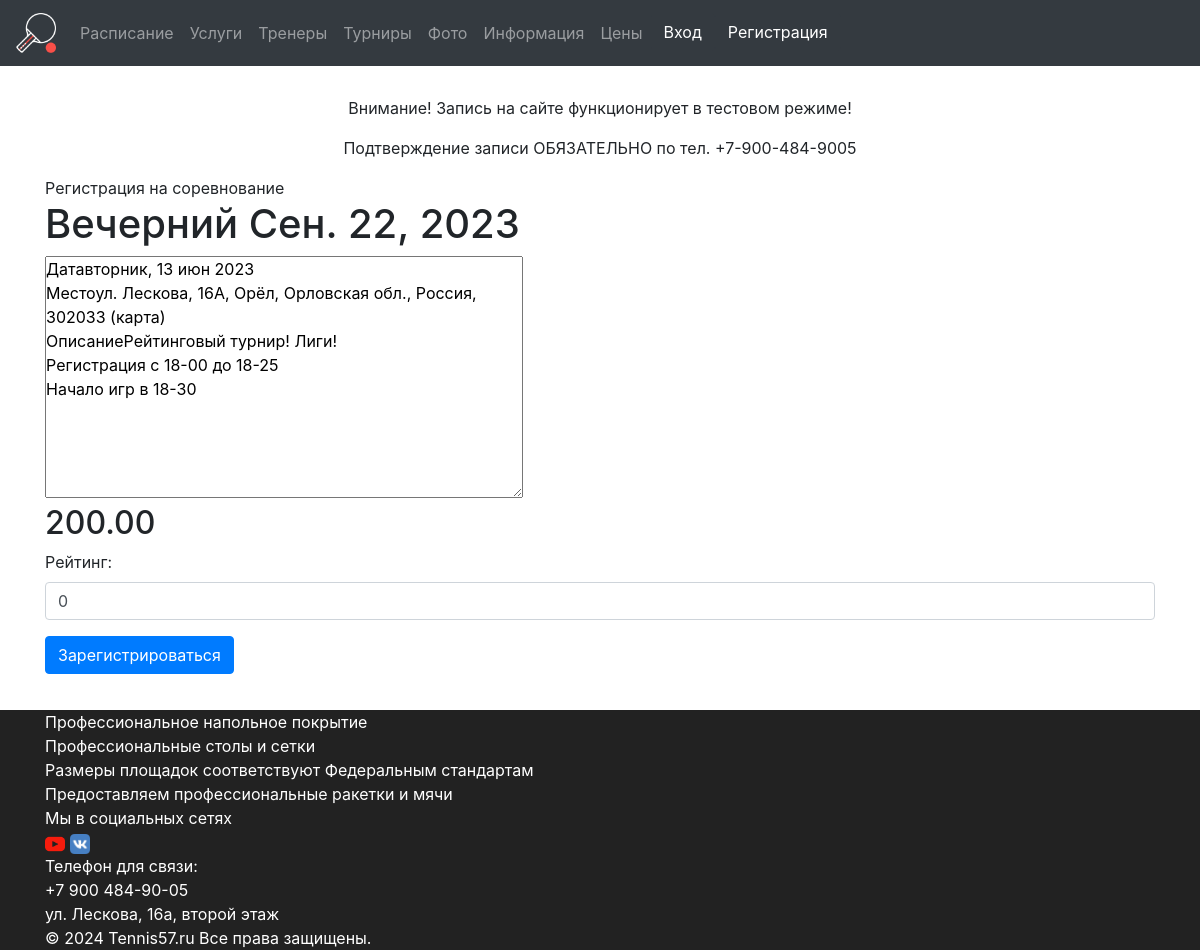
Screenshot of /competitionlistview/4/ with the database file from the repository.
### main/models.py (models this page shows, shortened)
class Competition(models.Model):
    title = models.CharField(max_length=100, verbose_name='Название соревнований')
    describe = models.TextField(verbose_name='Описание', blank=True)
    data = models.DateField(verbose_name='Дата соревнований', default=timezone.now)
    price = models.DecimalField(verbose_name='Цена', max_digits=10, decimal_places=2)
    class Meta:
        verbose_name = 'Соревнование'
        verbose_name_plural = 'Соревнования'
        ordering = ['data']

### main/views.py (the view)
# urls.py: path('competitionlistview/<int:pk>/', CompetitionDetailView.as_view(), name='competition_detail'),
class CompetitionDetailView(DetailView):
    model = Competition
    pk_url_kwarg = 'pk'
    template_name = 'main/our_competition_detail.html'
    extra_context = {'form': RegistrationCompetitionForm}

### templates/main/our_competition_detail.html (shortened to what this page needs)
{% extends 'base.html' %}
{% load static %}
{% block content %}
<div class="container">
    <div class="row">
        <div class="col" style="background-color: #ffffff; ">
            Регистрация на соревнование
            <h1>{{ competition.title }} {{ competition.data }}</h1>
            <textarea rows="10" cols="45"  readonly="true">{{ competition.describe }}</textarea>
            <h2>{{ competition.price }}</h2>
            <form action="registration" method="post">
                    <div class="form-group"  >
                        {{ form.as_p }}
                        <button type="submit" class="btn btn-primary">Зарегистрироваться</button>
                    </div>
                </form>
        </div>
    </div>
</div>
{% endblock %}

### static/css/our-css.css (style rules this page uses)
* { margin: 0; padding: 0; }

### rows the page displays
Competition: title "Вечерний", data "Сен. 22, 2023", describe "Датавторник, 13 июн 2023 Местоул. Лескова, 16А, Орёл, Орловская обл., Россия, 302033 (карта) ОписаниеРейтинговый турнир! Лиги! Регистрация с 18-00 до 18-25 Начало игр в 18-30", price "200.00"
